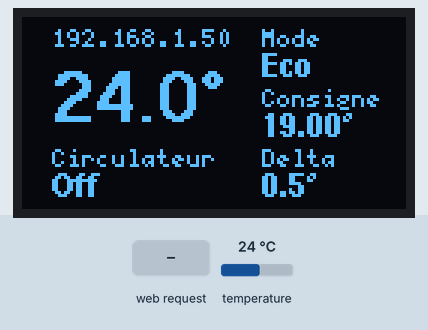
A sketch run on a simulated ESP8266 (NodeMCU). Shown: 128×64 one-colour display. The inputs (shaded band) are chosen by the test bench; at power-on: temperature 24 °C. WiFi joins after 1.5 s; servers stay silent unless stated; uploads are accepted with an empty reply; the local clock reads 2024-03-15 10:24:30 at power-on unless the sketch sets it; what the sketch prints to the serial monitor is not drawn.

Above: at 3.8 s.
3.9 s: temperature set to 12 °C
At 6.0 s:
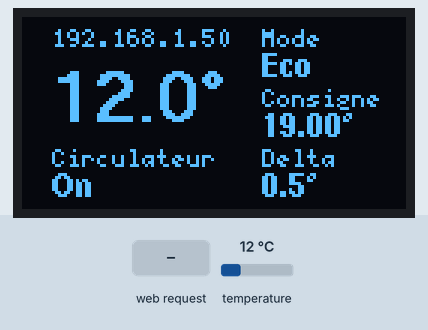
6.8 s: HTTP request GET /?Normal=1&Eco=1&Deltan=1 received
At 10.3 s:
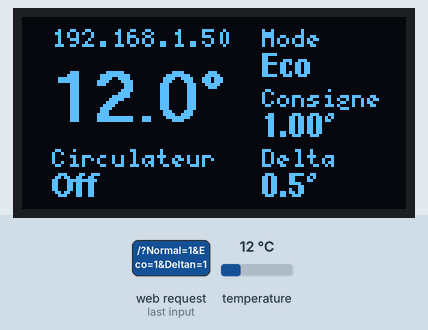
10.6 s: HTTP request GET /?Normal=120&Eco=120&Deltan=120 received
At 14.0 s:
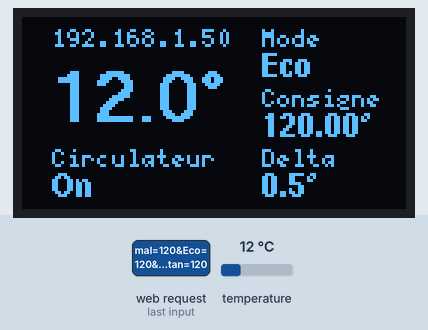
14.4 s: temperature set to 19 °C
At 16.6 s:
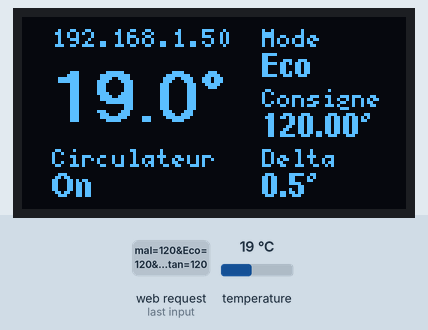
16.9 s: temperature set to 28 °C
At 18.5 s:
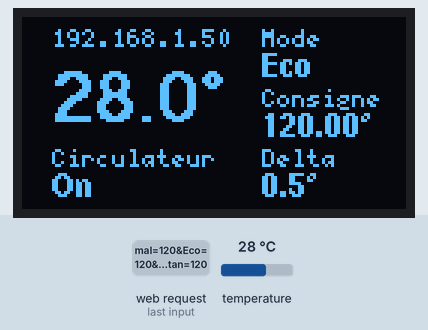
Timing chart, 0 to 20.0 s (numbered marks = the images above; inputs shaded):
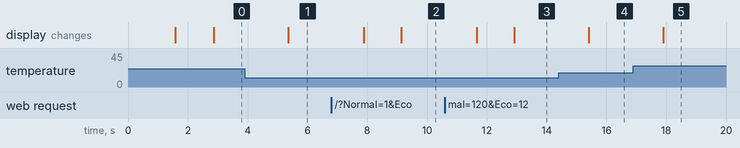

The sketch:

thermostat.ino
```cpp
#include <ESP8266WebServer.h>
#include <DNSServer.h>
#include <WiFiClient.h>
#include <ESP8266HTTPClient.h>
#include <U8g2lib.h>
#include "Adafruit_MCP9808.h"
#include <TimeLib.h>
#include <NtpClientLib.h>
#include <WiFiManager.h>


//const char* ssid     = "SFR_8930";
//const char* password = "iormoywyksirpoch4kno";

int Normal = 22 ,Eco =19;
float Deltan=0.5,Deltae=0.5;

U8G2_SH1106_128X64_NONAME_F_HW_I2C u8g2(U8G2_R0,U8X8_PIN_NONE,2,0);
Adafruit_MCP9808 tempsensor = Adafruit_MCP9808();
ESP8266WebServer server ( 80 );
WiFiClient client;
HTTPClient http;

float temp;
char chaine[5];
String etat;
String ip = "192.168.1.86";
float data[24];
float mini=100,maxi=0,moyi=0;
int j,h,m,s,hbis,flag =0;
long int debut,mnt;
float consigne,delta;
char planning[7][24];
String prog = "111111111000000000111111111111111000000000111111111111111000011111111111111111111000000000111111111111111000000000111111111111111000000000111111111111111111111111111111";
String jour[7]= {"Lundi","Mardi","Mercredi","Jeudi","Vendredi","Samedi","Dimanche"};

String getPage(){
  String page;
page += " <!DOCTYPE html> " ;
page += " " ;
page += " " ;
page += " <html> " ;
page += " " ;
page += " <head> " ;
page += " <meta charset='utf-8' /> " ;
page += " <meta http-equiv='X-UA-Compatible' content='IE=edge'> " ;
page += " <title>Thermostat</title> " ;
page += " <meta name='viewport' content='width=device-width, initial-scale=1'> " ;
page += " " ;
page += " <script type='text/javascript' src='https://www.gstatic.com/charts/loader.js'></script> " ;
page += " </head> " ;
page += " " ;
page += " <body> " ;
page += " <header> " ;
page += " <h2>THERMOSTAT</h2> " ;
page += " </header> " ;
page += " " ;
page += " " ;
page += " <main> " ;
page += " <div id='data'> " ;
page += " <p id='temp'>"+String(temp)+"°C</p> " ;
page += " <p id='etat'>Circulateur :";
  if (etat=="1")page +=" ON";
  else page +=" OFF";

page+= "</p> " ;
page += " </div> " ;


page += " <form action='/' method='GET'> " ;
page += " " ;
page += " <h3>Réglages des modes </h3> " ;
page += " <table class='consigne' width='80%'> " ;
page += " " ;
page += " <th> " ;
page += " <td>Consigne</td> " ;
page += " <td>Delta</td> " ;
page += " </th> " ;
page += " <tr> " ;
page += " <td>Normal</td> " ;
page += " <td class='consigne'> <input type='number' size='3' id='mode' placeholder='"+String(Normal)+"°' name='Normal'></td> " ;
page += " <td class='consigne'> <input type='number' id='mode' placeholder='"+String(Deltan)+"°' size='3' name='Deltan'></td> " ;
page += " </tr> " ;
page += " <tr> " ;
page += " <td>Eco</td> " ;
page += " <td class='consigne'> <input type='number' id='mode' placeholder='"+String(Eco)+"°' size='3' name='Eco'></td> " ;
page += " <td class='consigne'> <input type='number' id='mode' placeholder='"+String(Deltae)+"°' size='3' name='Deltae'></td> " ;
page += " </tr> " ;
page += " </table> " ;
page += " <h3>IP du circulateur</h3> " ;
page += " <input type='text' size='12' id='ip' placeholder='"+ip+"' name='ip'> " ;
page += " <br> <br> " ;

page += " <input type='submit' Value='Valider'> " ;
page += " </form> " ;
page += " <br> " ;
page += " " ;
page += " </main> " ;

page += " <main> " ;
page += " <h3>Programmateur </h3> " ;
page += " <div class='prog'> " ;
page += " <table class='prog'> " ;
page += " <tr> " ;
page += " <td class='prog' id='c1'> </td> " ;
page += " <td class='prog'>00</td> " ;
page += " <td class='prog'>01</td> " ;
page += " <td class='prog'>02</td> " ;
page += " <td class='prog'>03</td> " ;
page += " <td class='prog'>04</td> " ;
page += " <td class='prog'>05</td> " ;
page += " <td class='prog'>06</td> " ;
page += " <td class='prog'>07</td> " ;
page += " <td class='prog'>08</td> " ;
page += " <td class='prog'>09</td> " ;
page += " <td class='prog'>10</td> " ;
page += " <td class='prog'>11</td> " ;
page += " <td class='prog'>12</td> " ;
page += " <td class='prog'>13</td> " ;
page += " <td class='prog'>14</td> " ;
page += " <td class='prog'>15</td> " ;
page += " <td class='prog'>16</td> " ;
page += " <td class='prog'>17</td> " ;
page += " <td class='prog'>18</td> " ;
page += " <td class='prog'>19</td> " ;
page += " <td class='prog'>20</td> " ;
page += " <td class='prog'>21</td> " ;
page += " <td class='prog'>22</td> " ;
page += " <td class='prog'>23</td> " ;
page += " <td class='prog'>24</td> " ;
page += " </tr> " ;
page += " </table> " ;
page += " " ;
page += " <table class='prog'> " ;
int c=0;
for(int j=1;j<=7;j++){
  page += " <tr> " ;
  page += " <td class='prog'>"+jour[j-1]+"</td> " ;
  for(int i=1;i<=24;i++){
    c++;
    planning[j-1][i-1]=prog[c-1];
    page += " <td class='prog' style='color:rgba(1, 1, 1, 0);' onclick='color("+String(c)+")' id='"+String(c)+"' bgcolor='";
   if (prog[c-1]=='1')page+="#2196F3";
   else page+="#fff";
  page+="'>00</td> " ;
}
page += " </tr> " ;
}
page += " </table> " ;
page += " </div> " ;
page += " <br> " ;
page += " <input type='submit' Value='Valider' onclick='send()'> " ;
page += " </main> " ;
page += " <main> " ;
page += " <h3>Statistiques</h3> " ;
page += " " ;
page += " " ;
page += " <table class='consigne' width='65%'> " ;
page += " <tr> " ;
page += " <td colspan='2'> <b>Temps de fonctionnement</b></td> " ;
page += " </tr> " ;
page += " <tr> " ;
page += " <td class='consigne'> Circulateur </td> " ;
page += " <td> "+String(h)+"h "+String(m)+"m "+String(s)+"s </td> " ;
page += " </tr> " ;
page += " " ;
page += " <tr><td><br></td></tr> " ;
page += " <tr> " ;
page += " <td colspan='2'> <b>Températures</b></td> " ;
page += " </tr> " ;

int n=0;
moyi=0;
for (int i=0;i<=23;i++){
  if(data[i]!=0 && data[i]> maxi) maxi =data[i];
  if(data[i]!=0 && data[i]< mini) mini =data[i];
  if(data[i]!=0){
    moyi=data[i]+moyi;
    n++;
  }

}
moyi=moyi/n;

page += " <tr> " ;
page += " <td class='consigne'> Maximum </td> " ;
page += " <td> "+String(maxi)+"°C</td> " ;
page += " </tr> " ;
page += " <tr> " ;
page += " <td class='consigne'> Minimum </td> " ;
page += " <td> "+String(mini)+"°C</td> " ;
page += " </tr> " ;
page += " <tr> " ;
page += " <td class='consigne'> Moyenne </td> " ;
page += " <td> "+String(moyi)+"°C</td> " ;
page += " </tr> " ;
page += " " ;
page += " </table> " ;
page += " <div id='curve_chart'></div> " ;
page += " " ;
page += " </main> " ;
page += " " ;
page += " <script type='text/javascript'> " ;
page += " " ;
page += " " ;
page += " " ;
page += " function color(var1) { " ;
page += " var x = document.getElementById(var1).bgColor; " ;
page += " console.log(x); " ;
page += " if (x === '#2196F3') { " ;
page += " x = '#fff'; " ;
page += " } " ;
page += " else { " ;
page += " x = '#2196F3'; " ;
page += " } " ;
page += " document.getElementById(var1).bgColor = x; " ;
page += " " ;
page += " " ;
page += " } " ;
page += " " ;
page += " function send() { " ;
page += " var x; " ;
page += " var chaine = ''; " ;
page += " for (var i = 1; i < 169; i++) { " ;
page += " x = document.getElementById(i).bgColor; " ;
page += " if (x === '#2196F3') { " ;
page += " chaine += '1'; " ;
page += " } " ;
page += " else { " ;
page += " chaine += '0'; " ;
page += " } " ;
page += " } " ;
page += " document.location.href = '/?prog=' + chaine; " ;
page += " } " ;
page += " " ;
page += " " ;
page += " google.charts.load('current', { 'packages': ['corechart'] }); " ;
page += " google.charts.setOnLoadCallback(drawChart); " ;
page += " google.charts.load('current', { 'packages': ['corechart'] }); " ;
page += " google.charts.setOnLoadCallback(drawChart); " ;
page += " " ;
page += " " ;
page += " function drawChart() { " ;
page += " var data = google.visualization.arrayToDataTable([ " ;
page += " ['Heure', 'Température'], " ;

for (int i=0;i<=23;i++){
page += " [["+String(i)+", 0], "+String(data[i])+"]" ;
if (i!=23)page+=",";
}/*
page += " [[0, 0], 21], " ;
page += " [[1, 0], 21], " ;
page += " [[2, 0], 21], " ;
page += " [[3, 0], 21], " ;
page += " [[4, 0], 21], " ;
page += " [[5, 0], 21], " ;
page += " [[6, 0], 20.5], " ;
page += " [[7, 0], 20.5], " ;
page += " [[8, 0], 20.5], " ;
page += " [[9, 0], 20.5], " ;
page += " [[10, 0], 20.5], " ;
page += " [[11, 0], 20.5], " ;
page += " [[12, 0], 20.5], " ;
page += " [[13, 0], 20], " ;
page += " [[14, 0], 20], " ;
page += " [[15, 0], 20], " ;
page += " [[16, 0], 20], " ;
page += " [[17, 0], 19.9], " ;
page += " [[18, 0], 20], " ;
page += " [[19, 0], 20.5], " ;
page += " [[20, 0], 21], " ;
page += " [[21, 0], 21], " ;
page += " [[22, 0], 21.1], " ;
page += " [[23, 0], 21] " ; */
page += " " ;
page += " " ;
page += " ]); " ;
page += " " ;
page += " var options = { " ;
page += " title: 'Evolution de la température', " ;
page += " legend: 'none', " ;
page += " hAxis: { " ;
page += " format: 'HH:mm ', " ;
page += " title: 'Temps' " ;
page += " }, " ;
page += " vAxis: { " ;
page += " title: 'Température' " ;
page += " }, " ;
page += " }; " ;
page += " " ;
page += " var chart = new google.visualization.LineChart(document.getElementById('curve_chart')); " ;
page += " " ;
page += " chart.draw(data, options); " ;
page += " } " ;
page += " </script> " ;
page += " " ;
page += " " ;
page += " " ;
page += " </body> " ;
page += " " ;
page += " </html> " ;
page += " " ;
page += " " ;
page += " <style> " ;
page += " header { " ;
page += " padding-top: 5%; " ;
page += " background-color: #3A86FF; " ;
page += " width: 100%; " ;
page += " height: 50px; " ;
page += " margin: 0em; " ;
page += " font-family: Avantgarde, TeX Gyre Adventor, URW Gothic L, sans-serif; " ;
page += " } " ;
page += " " ;
page += " h2 { " ;
page += " " ;
page += " font-size: 1.5em; " ;
page += " color: white; " ;
page += " margin: 0; " ;
page += " margin-left: 5px; " ;
page += " } " ;
page += " " ;
page += " label { " ;
page += " color: #4F4F4F; " ;
page += " margin-left: 10px; " ;
page += " font-size: 1.2em; " ;
page += " vertical-align: top; " ;
page += " " ;
page += " } " ;
page += " " ;
page += " " ;
page += " " ;
page += " body { " ;
page += " margin: 0em; " ;
page += " background-color: #e8eaed; " ;
page += " font-family: Gill, 'Gill Sans MT', 'Calibri', 'Trebuchet MS', sans-serif; " ;
page += " color: #4F4F4F; " ;
page += " " ;
page += " } " ;
page += " " ;
page += " " ;
page += " main { " ;
page += " width: 90%; " ;
page += " background-color: white; " ;
page += " margin: auto; " ;
page += " margin-top: 5%; " ;
page += " box-shadow: 2px 2px 2px gray; " ;
page += " padding-top: 1px; " ;
page += " padding-bottom: 10px; " ;
page += " padding-left: 10px; " ;
page += " } " ;
page += " " ;
page += " " ;
page += " h3 { " ;
page += " margin-left: 10px; " ;
page += " font-size: 1.1em; " ;
page += " } " ;
page += " " ;
page += " table.consigne { " ;
page += " border-collapse: collapse; " ;
page += " " ;
page += " margin-top: 20px; " ;
page += " margin-bottom: 20px; " ;
page += " font-family: Avantgarde, TeX Gyre Adventor, URW Gothic L, sans-serif; " ;
page += " font-size: 1em; " ;
page += " " ;
page += " } " ;
page += " " ;
page += " #c1 { " ;
page += " padding-left: 62px; " ;
page += " " ;
page += " margin-right: 10px; " ;
page += " } " ;
page += " " ;
page += " div.prog { " ;
page += " width: 95%; " ;
page += " overflow: auto; " ;
page += " " ;
page += " padding-right: 10px; " ;
page += " " ;
page += " } " ;
page += " " ;
page += " td.prog { " ;
page += " border: black 1px solid; " ;
page += " text-align: center; " ;
page += " width: 30px; " ;
page += " " ;
page += " } " ;
page += " " ;
page += " table.prog { " ;
page += " " ;
page += " margin-right: 10px; " ;
page += " border-collapse: collapse; " ;
page += " " ;
page += " " ;
page += " } " ;
page += " " ;
page += " " ;
page += " " ;
page += " #data { " ;
page += " font-family: Avantgarde, TeX Gyre Adventor, URW Gothic L, sans-serif; " ;
page += " } " ;
page += " " ;
page += " #temp { " ;
page += " margin: 0px; " ;
page += " text-align: center; " ;
page += " font-size: 5em; " ;
page += " " ;
page += " } " ;
page += " " ;
page += " #etat { " ;
page += " text-align: center; " ;
page += " font-size: 2em; " ;
page += " margin: 0px; " ;
page += " margin-bottom: 20px; " ;
page += " } " ;
page += " " ;
page += " " ;
page += " " ;
page += " " ;
page += " " ;
page += " " ;
page += " #planning { " ;
page += " /*width:90%;*/ " ;
page += " border-collapse: collapse; " ;
page += " margin: auto; " ;
page += " margin-top: 20px; " ;
page += " margin-bottom: 20px; " ;
page += " } " ;
page += " " ;
page += " #titre { " ;
page += " word-spacing: 15px; " ;
page += " } " ;
page += " " ;
page += " #colonneplan { " ;
page += " " ;
page += " border-color: #4F4F4F; " ;
page += " border-style: solid; " ;
page += " width: 25px; " ;
page += " height: 22px; " ;
page += " " ;
page += " " ;
page += " } " ;
page += " input[type=text] { " ;
page += " border-radius: 0; " ;
page += " -webkit-appearance: none; " ;
page += " " ;
page += " margin-left:20px; " ;
page += " border-style: solid; " ;
page += " border:solid #4F4F4F 1px; " ;
page += " text-align: center; " ;
page += " } " ;
page += " input[type=number] { " ;
page += " border-radius: 0; " ;
page += " -webkit-appearance: none; " ;
page += " width:50px; " ;
page += " margin: 0em; " ;
page += " border-style: solid; " ;
page += " border-color: white; " ;
page += " text-align: center; " ;
page += " } " ;
page += " " ;
page += " input[type=submit] { " ;
page += " border-radius: 0; " ;
page += " -webkit-appearance: none; " ;
page += " margin-left: 10px; " ;
page += " border-style: solid; " ;
page += " border-color: white; " ;
page += " text-align: center; " ;
page += " background-color: #3A86FF; " ;
page += " color: white; " ;
page += " } " ;
page += " " ;
page += " " ;
page += " #mode { " ;
page += " " ;
page += " border: 1px #4F4F4F solid; " ;
page += " " ;
page += " } " ;
page += " " ;
page += " #curve_chart { " ;
page += " " ;
page += " " ;
page += " width: 100%; " ;
page += " height: 200px; " ;
page += " " ;
page += " " ;
page += " } " ;


return page;
}
/*
void connexion()
{
  u8g2.setFont(u8g2_font_5x7_tf );
  u8g2.clearBuffer();

  u8g2.setCursor(40, 10);
  WiFi.begin(ssid, password);
  u8g2.print("Connecting");
  u8g2.setCursor(1, 20);
  while (WiFi.status() != WL_CONNECTED) {


    u8g2.print(".");
    u8g2.sendBuffer();


    delay(500);
  }
   u8g2.clearBuffer();
   u8g2.drawStr(40, 10,"Connected");
   u8g2.sendBuffer();
  delay(1000);
  u8g2.clearBuffer();
  u8g2.setCursor(60, 35);
}*/

void refresh_planning(){
   int c=0;
  for(int j=1;j<=7;j++){
    Serial.print(j);
    Serial.print(" ");
  for(int i=1;i<=24;i++){
   c++;
   planning[j-1][i-1]=prog[c-1];
   Serial.print( planning[j-1][i-1]);
   Serial.print(" ");
  }
  Serial.println(" ");
}


}
void handleSubmit() {
  // Actualise le GPIO / Update GPIO
 if (server.arg("Normal").toInt() != 0 ) Normal= server.arg("Normal").toInt();
 if (server.arg("Eco").toInt() != 0 ) Eco= server.arg("Eco").toInt();
 if (server.arg("Deltan").toFloat() != 0 ) Deltan= server.arg("Deltan").toFloat();
 if (server.arg("Deltae").toFloat() != 0 ) Deltae= server.arg("Deltae").toFloat();
 if (server.arg("prog") != "" ) prog= server.arg("prog");
 if (server.arg("ip") != "" ) ip= server.arg("ip");
   Serial.println(Normal);
   Serial.println(Eco);
   Serial.println(Deltan);
   Serial.println(Deltae);
   Serial.println(prog);

   refresh_planning();
}


void handleRoot()
{
  if ( server.hasArg("Normal") || server.hasArg("prog") ) {
    handleSubmit();
  }
   server.send ( 200, "text/html", getPage() );
  }


void reset_data(){

   if(hour()==0 && minute()==0 && 0<= second()<=2){
    h,m,s=0;
    flag=0;
    maxi=0;
    mini=100;

    for(int i=0;i<24;i++){
      data[i]=0;
    }
    delay(3000);
  }
}


void configModeCallback (WiFiManager *myWiFiManager) {
  Serial.println("Entered config mode");
  Serial.println(WiFi.softAPIP());

  u8g2.setFont(u8g2_font_5x7_tf );
  u8g2.clearBuffer();

  u8g2.setCursor(1, 10);
  u8g2.print("        Config mode");
  u8g2.setCursor(1, 30);
  u8g2.print("  Entrez vos parametres ");
    u8g2.setCursor(1, 40);
  u8g2.print("  reseaux sur le point  ");
  u8g2.setCursor(1, 50);
   u8g2.print("  d'acces : Thermostat ");

  u8g2.setCursor(1, 60);
    u8g2.print("  IP :  ");

  u8g2.print(WiFi.softAPIP());
  u8g2.sendBuffer();


}
void connexion(){
   WiFiManager wifiManager;
  wifiManager.setAPCallback(configModeCallback);
  u8g2.clearBuffer();
  u8g2.setFont(u8g2_font_5x7_tf );
  u8g2.setCursor(40, 32);
  u8g2.print("Connecting...");
  u8g2.sendBuffer();

  wifiManager.autoConnect("Thermostat");
  u8g2.clearBuffer();
  u8g2.setCursor(40, 32);
  u8g2.print("Connected !");
  u8g2.sendBuffer();
  delay(1000);
}


void setup()
{
  Serial.begin ( 115200 );
  u8g2.begin();

 connexion();
  Serial.println(WiFi.localIP());
  server.on ( "/", handleRoot );
  server.begin();
  Serial.println ( "HTTP server started" );
  tempsensor.begin(0x18);
  tempsensor.setResolution(2);

  NTP.begin("fr.pool.ntp.org", 1, true);
  NTP.setInterval(60);

  NTP.onNTPSyncEvent([](NTPSyncEvent_t error) {
  if (error) {
    Serial.print("Time Sync error: ");
    if (error == noResponse)
      Serial.println("NTP server not reachable");
    else if (error == invalidAddress)
      Serial.println("Invalid NTP server address");
    }
  else {
    Serial.print("Got NTP time: ");
    Serial.println(NTP.getTimeDateString(NTP.getLastNTPSync()));
  }
});

  refresh_planning();
}


void loop()
{
  if(WiFi.status() != WL_CONNECTED){
    connexion();
  }
  server.handleClient();
  reset_data();


  tempsensor.wake();
  temp = tempsensor.readTempC();

  if (temp <= (consigne-delta)) etat ="1";
  if (temp >= (consigne+delta))etat ="0";

  http.begin(client,"http://"+ip+"/control?cmd=GPIO,2,"+etat);
  if(http.GET()==-1){
    etat="error";
    Serial.println("error");
  }


  http.end();


  u8g2.clearBuffer();

  //Ip
  u8g2.setFont(u8g2_font_5x7_tf);
  u8g2.setCursor(10, 10);
  u8g2.print(WiFi.localIP());

 //Température
  u8g2.setFont(u8g2_font_crox5hb_tf);
  u8g2.setCursor(10, 35);
  u8g2.print(temp,1);
  u8g2.write(0xB0);
  //Mode
  u8g2.setFont(u8g2_font_5x7_tf);
  u8g2.setCursor(80, 10);
  u8g2.print("Mode");
  u8g2.setCursor(80, 20);
  u8g2.setFont(u8g2_font_helvB08_tf);
  j=weekday()-1;
  if(j==0)j+=7;


  if(planning[j-1][hour()]=='1'){
    consigne = Normal;
    delta = Deltan;

    u8g2.print("Normal");
  }else {
    consigne = Eco;
    delta = Deltae;

    u8g2.print("Eco");
  }
 //Consigne
  u8g2.setFont(u8g2_font_5x7_tf);
  u8g2.setCursor(80, 30);
  u8g2.print("Consigne");
  u8g2.setCursor(80, 40);
   u8g2.setFont(u8g2_font_helvB08_tf);
  u8g2.print(consigne);
  u8g2.write(0xB0);
 //Delta
  u8g2.setFont(u8g2_font_5x7_tf);
  u8g2.setCursor(80, 50);
  u8g2.print("Delta");
  u8g2.setCursor(80, 60);
  u8g2.setFont(u8g2_font_helvB08_tf);
  u8g2.print(delta,1);
  u8g2.write(0xB0);
//Circulateur
   u8g2.setCursor(10, 50);
  u8g2.setFont(u8g2_font_5x7_tf);
  u8g2.print("Circulateur");
  u8g2.setCursor(10, 60);
  u8g2.setFont(u8g2_font_helvB08_tf);
  if (etat=="1")u8g2.print("On");
  else if(etat=="0") u8g2.print("Off");
  else u8g2.print("Error");


  u8g2.sendBuffer();

if(hour()!=hbis){
  data[hour()]=temp;
  hbis=hour();
}

  sprintf(chaine,"%.1f",temp);
  tempsensor.shutdown_wake(1);

if(etat=="1" && flag==0 && now()>1000){
 debut = now();
 flag=1;
}
/*if(etat=="0"){
 flag=0;
}*/
if (etat=="1"){
  mnt = now()-debut;
h=mnt/3600;
m=(mnt%3600)/60;
s=(mnt%60);

}

Serial.println(debut);
Serial.println(mnt);
Serial.print(h);
Serial.print(":");
Serial.print(m);
Serial.print(":");
Serial.println(s);
Serial.println(" ");


  delay(1000);


}
```

Measured:
- after the input at 3.9 s, the display: changes after 1.5 s (image 1)
- after the input at 6.8 s, the display: first changes after 1.1 s (image 2 shows a later state)
- after the input at 10.6 s, the display: first changes after 1.1 s (image 3 shows a later state)
- after the input at 14.4 s, the display: changes after 1.0 s (image 4)
- after the input at 16.9 s, the display: changes after 1.0 s (image 5)
